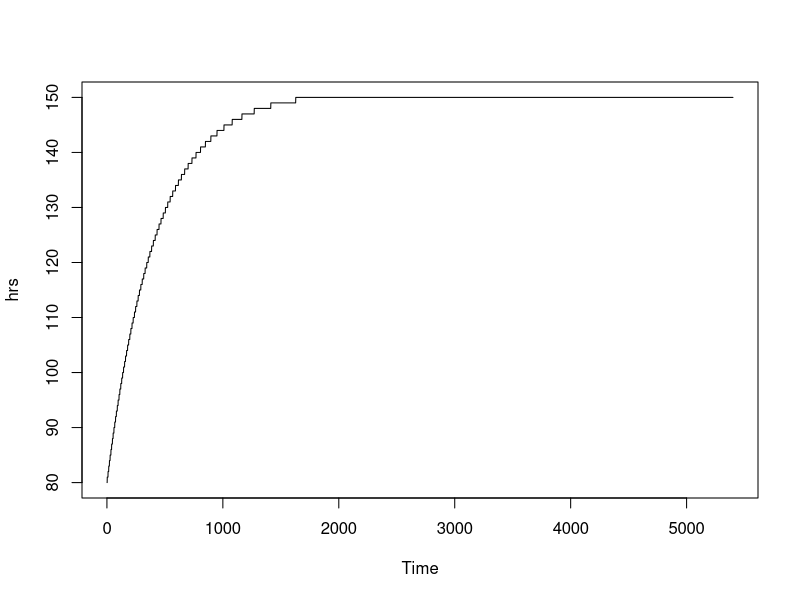
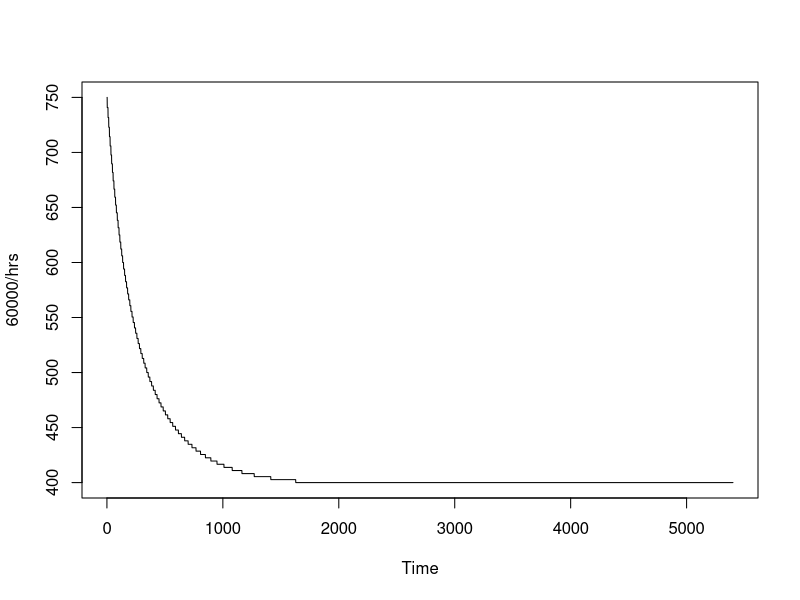
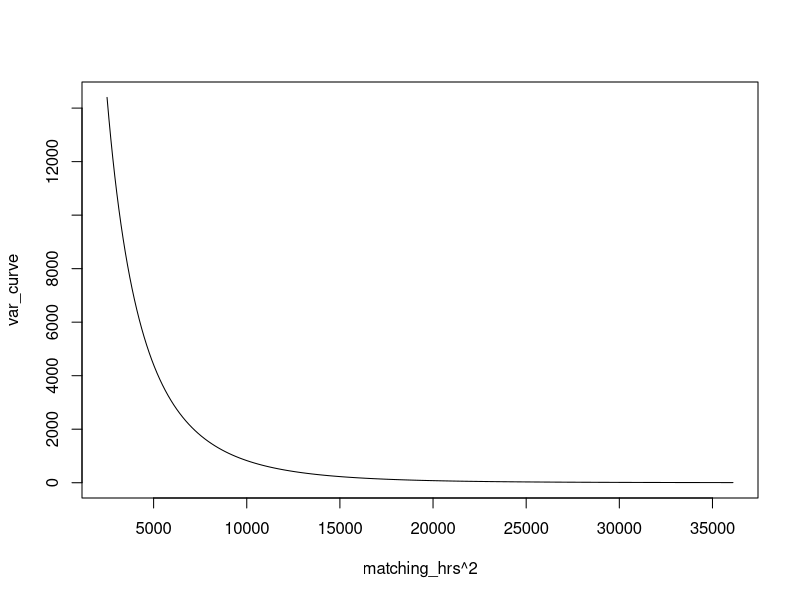
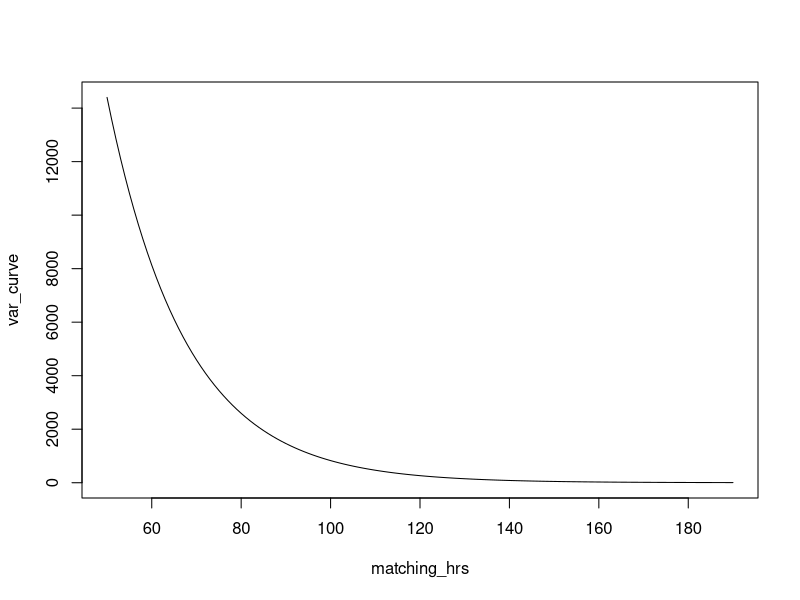
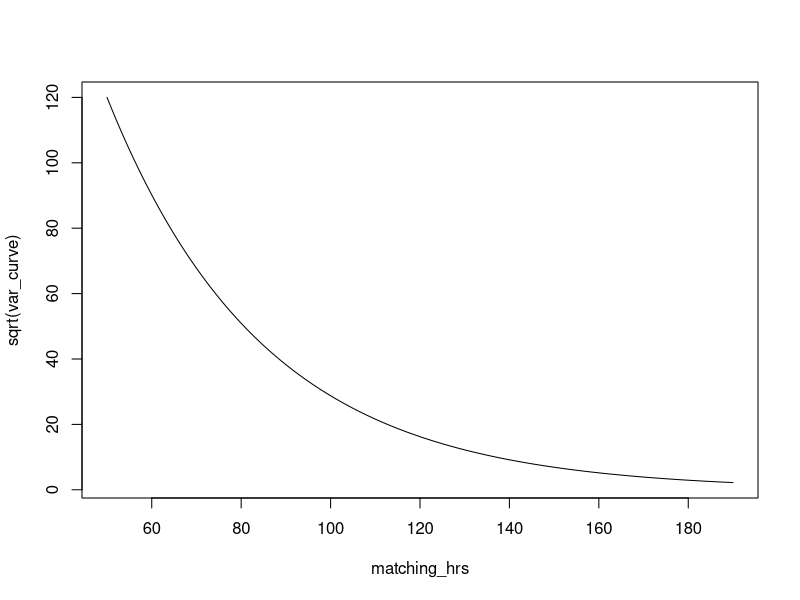
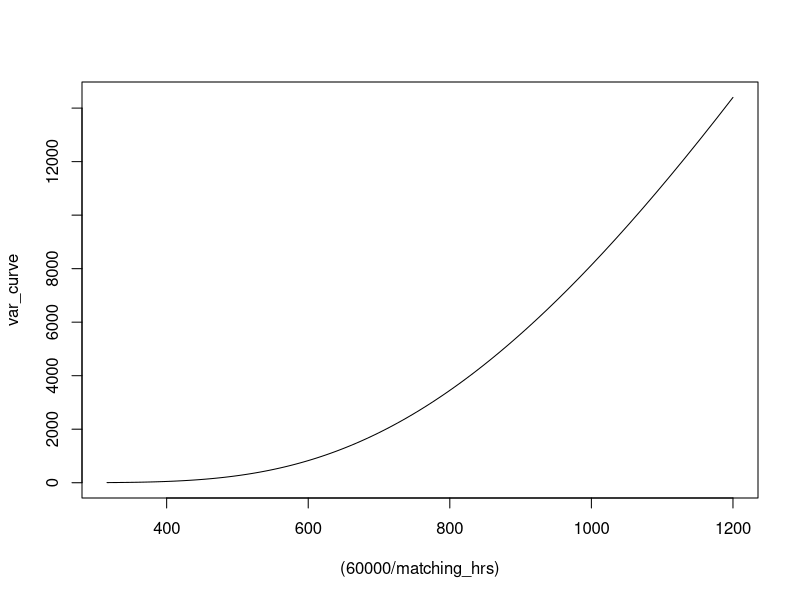
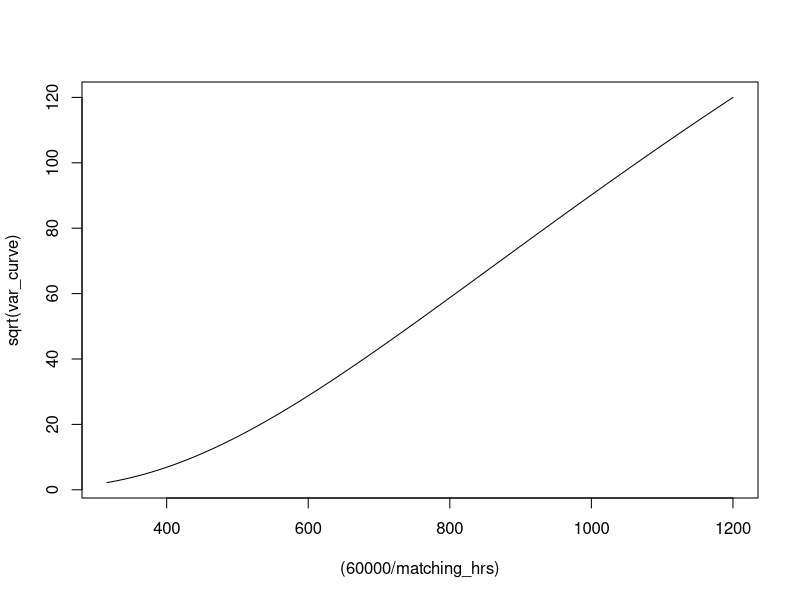
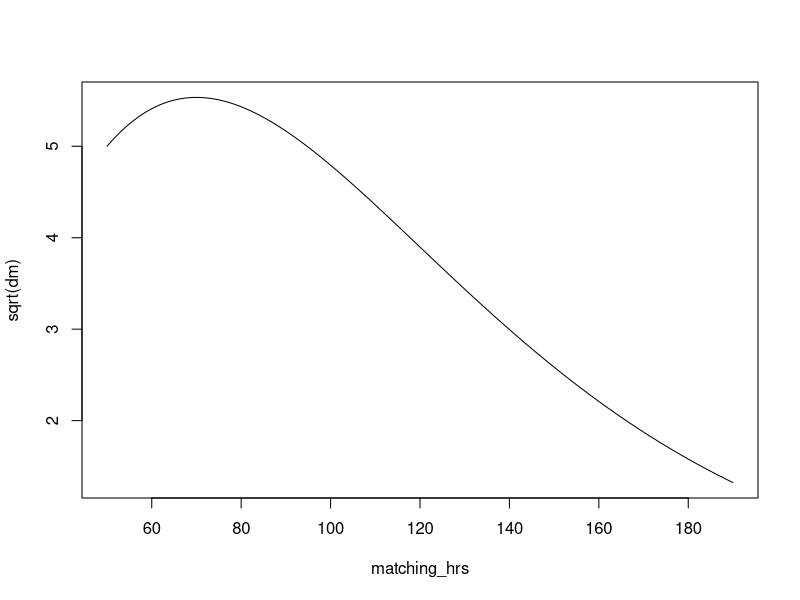

Here is the R script that generated these plots, in order: (Note: this script raises an error after producing the figures.)
## ---- chunk 1
knitr::opts_chunk$set(echo = TRUE)
## ---- chunk 2
starting_hr <- 80
terminal_hr <- 150 
ride_length <- 90
observations_per_minute <- 60

minutes_to_terminal <- 30
seconds_to_terminal <- 60 * minutes_to_terminal

hrs <- terminal_hr - round((terminal_hr - starting_hr + 1)^(1 - (1:seconds_to_terminal / seconds_to_terminal)) - 1)
hrs <- c(hrs, rep(terminal_hr, (ride_length - minutes_to_terminal) * 60))
plot.ts(hrs)



## Time between beats
plot.ts(60000 / hrs)

## Variance curve
starting_var <- 120
starting_hr <- 50
terminal_hr <- 190
hr_diff <- terminal_hr - starting_hr

## var_curve <- (((starting_var + 1)^(1 - (seq(0, hr_diff, 1) / hr_diff))) - 1)^2
var_curve <- ((starting_var)*(exp(- seq(0, hr_diff, 1) / hr_diff ))^4)^2
## var_curve <- ((starting_var^2)*(1 - (seq(0, hr_diff, 1)^2 / hr_diff^2)))

## var_curve <- (starting_var^2 + (997.2299)) * (1 - (seq(starting_hr, terminal_hr, 1) / terminal_hr)^2 + (starting_hr / terminal_hr)^2) - (997.2299)
sqrt(min(var_curve))
sqrt(max(var_curve))

matching_hrs <- seq(starting_hr, terminal_hr, length.out = length(var_curve))

plot(matching_hrs^2, var_curve, type = "l")

plot(matching_hrs, var_curve, type = "l")
plot(matching_hrs, sqrt(var_curve), type = "l")
## plot(matching_hrs, log(sqrt(var_curve)), type = "l")

## Can I get a relationship here that would allow garch to be correct? Linear wrt var vs. y^2????
## This may be more important than getting linear wrt the relationship between heart rate and hrv since this can be easily estimated afterwards

## This may be what the curve could look like?
## So this is going to be an exploration but does not directly apply to the end goal

## Time between
plot((60000 / matching_hrs), var_curve, type = "l")
plot((60000 / matching_hrs), sqrt(var_curve), type = "l")



## delta methods
## dm <- var_curve * (60000^2) * (1 / ((60000 / matching_hrs)^4))
dm <- var_curve * (matching_hrs^4) / (60000^2)
plot(matching_hrs, sqrt(dm) , type = "l")
min(dm)

dm_smooth <- loess(dm ~ matching_hrs)
sqrt(predict(dm_smooth, data.frame(matching_hrs = 150)))
## ---- chunk 3
## Change underlying process to be continuous?
## Only alter the observed process?
set.seed(111322)
ar_process <- numeric(length(hrs))
ar_process[1] <- hrs[1]
ar_addition <- numeric(length(hrs))
hetero_noise <- numeric(length(hrs))
for (i in 2:length(hrs)) {
### for (i in 2:3) {  

  ## flipped back
  curr_sd <- sqrt(predict(dm_smooth, data.frame(matching_hrs = ar_process[i - 1])))
  hetero_noise[i] <- rnorm(1, 0, curr_sd)
  ar_addition[i] <- (.98 * (ar_process[i - 1] - hrs[i - 1]))
  ar_process[i] <- round(hrs[i] + ar_addition[i] + hetero_noise[i])
  ar_process[i] <- pmax(50, ar_process[i])
  ar_process[i] <- pmin(190, ar_process[i])
  
  
}

plot.ts(hrs)
plot.ts(ar_addition)
plot.ts(round(ar_addition + hrs))
plot.ts(hetero_noise)
plot.ts(ar_process)

plot(ar_process, abs(hetero_noise))

mod <- loess(abs(hetero_noise) ~ ar_process, span = .5)

plot(ar_process, abs(hetero_noise))
lines(matching_hrs, predict(mod, newdata = data.frame(ar_process = matching_hrs)), col = "red")
lines(matching_hrs, sqrt(dm), col = "red")


## Fit a garch model to this to extract the variance
garch_fit <- ugarchfit(spec = ugarchspec(mean.model = list(armaOrder = c(0, 0)),
                                         variance.model = list(garchOrder = c(1, 1))), data = hetero_noise)


## Look at the relationship
st <- garch_fit@fit$sigma
plot(ar_process, st)

## Look at the lagged relationship
plot(ar_process[-length(ar_process)], st[-1])

arp <- ar_process[-length(ar_process)]
stp <- st[-1]

mod <- loess(stp ~ arp)
plot(arp, stp)
lines(matching_hrs, predict(mod, newdata = data.frame(arp = matching_hrs)), col = "blue")
## lines(ar_process, fitted(loess(st ~ ar_process)), col = "blue")
lines(matching_hrs, sqrt(dm), col = "red")


## ---- chunk 4
tb <- 60000 / ar_process
plot.ts(tb)

library(splines)

sfit <- lm(tb ~ ns(1:length(tb)))

bics <- numeric(1000)
for (i in 1:1000) {
  
  bics[i] <- BIC(lm(tb ~ ns(1:length(tb), df = i)))
  
}

plot(1:1000, bics)

which.min(bics)

final_mod <- lm(tb ~ ns(1:length(tb), df = 573))

plot.ts(final_mod$fitted.values)
plot.ts(tb - final_mod$fitted.values)

noise_left <- tb - final_mod$fitted.values

garch_fit <- ugarchfit(spec = ugarchspec(mean.model = list(armaOrder = c(0, 0)),
                                         variance.model = list(garchOrder = c(1, 1))), data = noise_left)


## Look back at

## Look at the relationship
st <- garch_fit@fit$sigma
plot(tb, st)

tbp <- tb[-length(tb)]
stp <- st[-1]
plot(tbp, stp)

mod <- loess(stp ~ tbp)
plot(tbp, stp)
matching_tbs <- 60000 / matching_hrs
lines(matching_tbs, predict(mod, newdata = data.frame(tbp = matching_tbs)), col = "blue")
lines(matching_tbs, sqrt(var_curve), col = "red")
